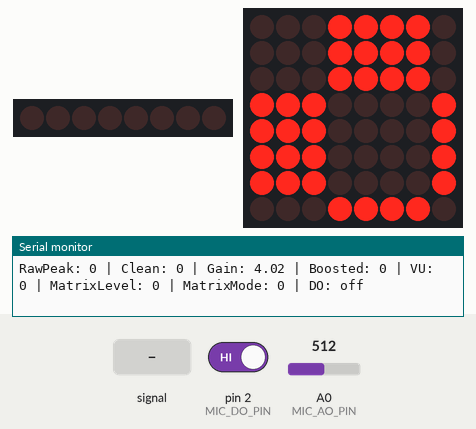
This sketch was run on a simulated Arduino Uno, built with avr-gcc and run on an emulated ATmega328P. On the bench: 8 shift-register outputs drawn as a row of LEDs (first output left, lit = HIGH), 8×8 LED matrix, the last lines printed to the serial monitor. Wiring (inferred from the names in the program): shift register (74HC595): data pin 11; shift clock pin 13; latch pin 10. Wiring (inferred from the signals the program sends): row of LEDs: on Q0, Q1, Q2, Q3, Q4, Q5, Q6, Q7. The inputs (shaded band) are chosen by the test bench; at power-on: pin 2 (MIC_DO_PIN) HIGH, A0 (MIC_AO_PIN) = 512. Random numbers use the default seed unless the sketch sets one.

Above: at 0.47 s.
1.3 s: A0 (MIC_AO_PIN) fed a 2 Hz sine of ±306 counts around its level
At 1.57 s:
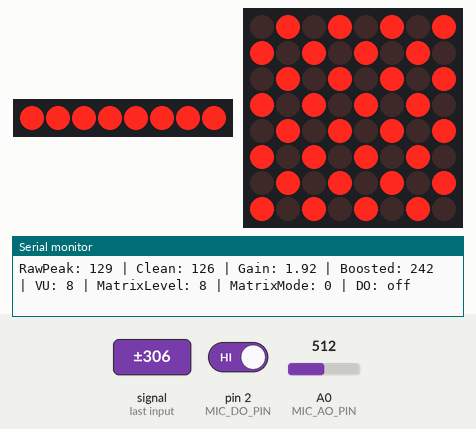
3.2 s: pin 2 (MIC_DO_PIN) driven LOW
At 3.64 s:
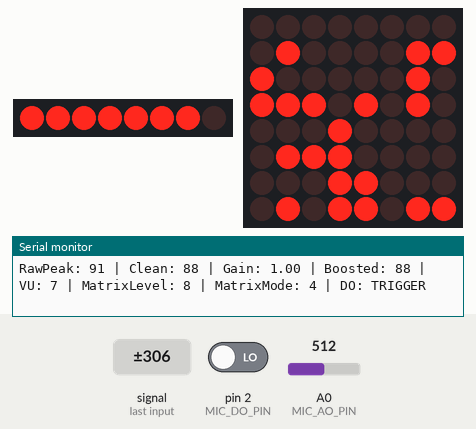
5.3 s: A0 (MIC_AO_PIN) set to 716
At 7.59 s:
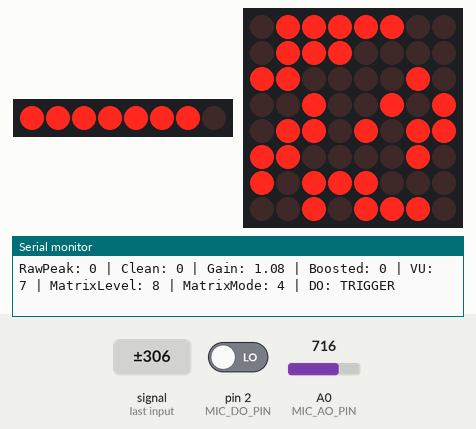
7.6 s: pin 2 (MIC_DO_PIN) driven HIGH
At 8.8 s:
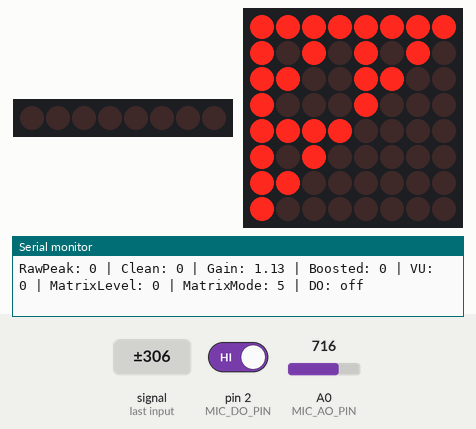
9.4 s: A0 (MIC_AO_PIN) fed a 200 Hz sine of ±81 counts around its level
At 9.48 s:
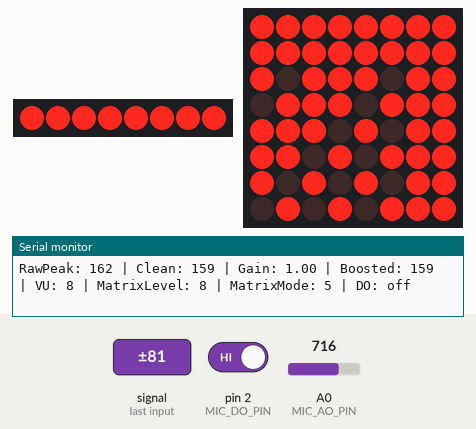
11.5 s: A0 (MIC_AO_PIN) set to 900
At 12.77 s:
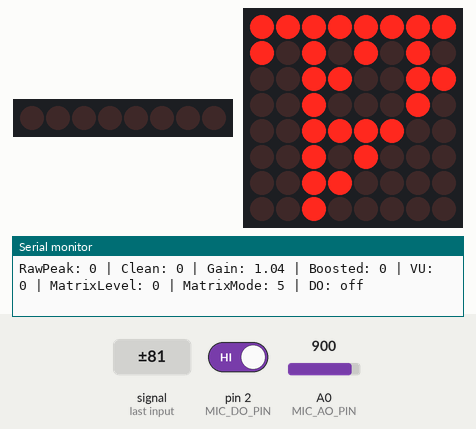
Timing chart, 0 to 14.5 s (numbered marks = the images above; inputs shaded):
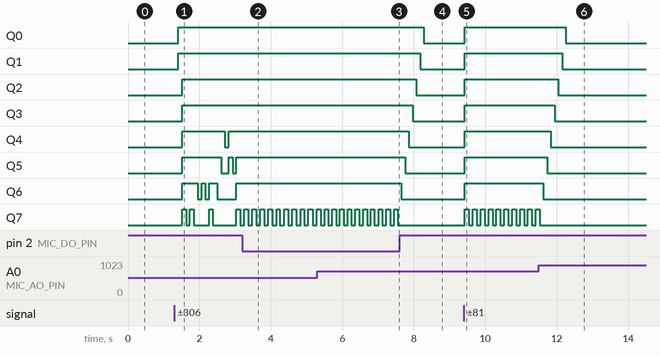

The sketch:

ledTest.ino
```cpp
#include <LedControl.h>

// -------------------------
// 74HC595 - LED blu
// -------------------------

const byte DATA_PIN  = 11; // DS / SER  -> 74HC595 pin 14
const byte CLOCK_PIN = 13; // SHCP      -> 74HC595 pin 11
const byte LATCH_PIN = 10; // STCP      -> 74HC595 pin 12

// -------------------------
// MAX7219 - matrice 8x8
// -------------------------

const byte MAX_DIN_PIN = 7;
const byte MAX_CLK_PIN = 6;
const byte MAX_CS_PIN  = 9;

LedControl lc = LedControl(MAX_DIN_PIN, MAX_CLK_PIN, MAX_CS_PIN, 1);

// -------------------------
// Microfono KY-037
// -------------------------

const byte MIC_AO_PIN = A0;
const byte MIC_DO_PIN = 2;

const bool USE_DIGITAL_TRIGGER = true;
const bool DO_ACTIVE_LOW = true;

// -------------------------
// AGC - Automatic Gain Control
// Usato sia dal VU meter sia dalla matrice
// -------------------------

float autoGain = 4.0;
float minGain = 1.0;
float maxGain = 45.0;

// Il sistema prova a portare il segnale amplificato circa qui
float targetBoostedPeak = 80.0;

// Più alto = gain si adatta più velocemente
float agcUpSpeed = 0.018;
float agcDownSpeed = 0.050;

int noiseFloor = 3;
int silenceThreshold = 2;

// Livelli derivati dal gain automatico
byte vuTargetLevel = 0;
byte matrixAudioLevel = 0;

// -------------------------
// VU meter LED blu
// -------------------------

byte displayedLevel = 0;

byte peakLed = 0;
unsigned long lastPeakFall = 0;
const unsigned long peakFallDelay = 90;

// -------------------------
// MAX7219 frattali
// -------------------------

unsigned long lastMatrixFrame = 0;
byte matrixFrame = 0;
byte matrixMode = 0;

int baseMatrixFrameMs = 120;

byte currentMatrixIntensity = 5;

// Se la matrice è ruotata o specchiata, cambia questi
const bool FLIP_X = false;
const bool FLIP_Y = false;
const bool SWAP_XY = false;

// Buffer automa cellulare
byte cellularRows[8] = {
  0b00011000,
  0b00100100,
  0b01000010,
  0b10000001,
  0b10000001,
  0b01000010,
  0b00100100,
  0b00011000
};

void setup() {
  pinMode(DATA_PIN, OUTPUT);
  pinMode(CLOCK_PIN, OUTPUT);
  pinMode(LATCH_PIN, OUTPUT);

  pinMode(MIC_DO_PIN, INPUT);

  Serial.begin(9600);

  writeLeds(0);

  lc.shutdown(0, false);
  lc.setIntensity(0, currentMatrixIntensity);
  lc.clearDisplay(0);

  randomSeed(analogRead(A1));

  Serial.println("KY-037 + 74HC595 VU meter + MAX7219 frattali con AGC condiviso");
}

void loop() {
  int rawPeak = readMicPeakToPeak(35);

  int cleanedPeak = rawPeak - noiseFloor;

  if (cleanedPeak < 0) {
    cleanedPeak = 0;
  }

  updateAutoGain(cleanedPeak);

  int boostedPeak = cleanedPeak * autoGain;

  bool digitalTrigger = false;

  if (USE_DIGITAL_TRIGGER) {
    digitalTrigger = readDigitalTrigger();
  }

  // Livello VU meter
  vuTargetLevel = mapBoostedPeakToLevel(boostedPeak, 130);

  // Livello matrice, leggermente più sensibile del VU
  matrixAudioLevel = mapBoostedPeakToLevel(boostedPeak, 105);

  if (digitalTrigger) {
    vuTargetLevel = 8;
    matrixAudioLevel = 8;
  }

  // LED blu a tempo
  updateDisplayLevel(vuTargetLevel);
  updatePeakLed(displayedLevel);

  byte bar = levelToByte(displayedLevel);
  byte peak = peakToByte(peakLed);

  writeLeds(bar | peak);

  // Matrice audio-reactive con lo stesso gain automatico
  updateMatrixBrightness(matrixAudioLevel);
  updateMatrix(matrixAudioLevel, digitalTrigger);

  Serial.print("RawPeak: ");
  Serial.print(rawPeak);

  Serial.print(" | Clean: ");
  Serial.print(cleanedPeak);

  Serial.print(" | Gain: ");
  Serial.print(autoGain, 2);

  Serial.print(" | Boosted: ");
  Serial.print(boostedPeak);

  Serial.print(" | VU: ");
  Serial.print(displayedLevel);

  Serial.print(" | MatrixLevel: ");
  Serial.print(matrixAudioLevel);

  Serial.print(" | MatrixMode: ");
  Serial.print(matrixMode);

  Serial.print(" | DO: ");
  Serial.println(digitalTrigger ? "TRIGGER" : "off");

  delay(12);
}

// -------------------------------------------------
// Audio / KY-037
// -------------------------------------------------

int readMicPeakToPeak(unsigned long sampleWindowMs) {
  unsigned long start = millis();

  int signalMax = 0;
  int signalMin = 1023;

  while (millis() - start < sampleWindowMs) {
    int sample = analogRead(MIC_AO_PIN);

    if (sample > signalMax) {
      signalMax = sample;
    }

    if (sample < signalMin) {
      signalMin = sample;
    }
  }

  return signalMax - signalMin;
}

void updateAutoGain(int cleanedPeak) {
  if (cleanedPeak <= silenceThreshold) {
    // In silenzio alza lentamente il gain, ma senza impazzire
    autoGain += 0.004;

    if (autoGain > maxGain) {
      autoGain = maxGain;
    }

    return;
  }

  float boosted = cleanedPeak * autoGain;

  if (boosted < targetBoostedPeak) {
    // Segnale basso: aumenta il gain piano piano
    float error = targetBoostedPeak - boosted;
    autoGain += error * agcUpSpeed / 10.0;
  } else {
    // Segnale forte: abbassa il gain più velocemente
    float error = boosted - targetBoostedPeak;
    autoGain -= error * agcDownSpeed / 10.0;
  }

  if (autoGain < minGain) {
    autoGain = minGain;
  }

  if (autoGain > maxGain) {
    autoGain = maxGain;
  }
}

byte mapBoostedPeakToLevel(int boostedPeak, int maxPeak) {
  if (boostedPeak <= 0) {
    return 0;
  }

  boostedPeak = constrain(boostedPeak, 0, maxPeak);

  byte level = map(boostedPeak, 0, maxPeak, 0, 8);

  return constrain(level, 0, 8);
}

bool readDigitalTrigger() {
  int value = digitalRead(MIC_DO_PIN);

  if (DO_ACTIVE_LOW) {
    return value == LOW;
  } else {
    return value == HIGH;
  }
}

// -------------------------------------------------
// LED blu con 74HC595
// -------------------------------------------------

void updateDisplayLevel(byte newLevel) {
  // Salita immediata
  if (newLevel > displayedLevel) {
    displayedLevel = newLevel;
    return;
  }

  // Discesa morbida
  if (displayedLevel > 0) {
    displayedLevel--;
  }
}

void updatePeakLed(byte currentLevel) {
  if (currentLevel > peakLed) {
    peakLed = currentLevel;
  }

  if (millis() - lastPeakFall > peakFallDelay) {
    lastPeakFall = millis();

    if (peakLed > 0) {
      peakLed--;
    }
  }
}

byte levelToByte(byte level) {
  if (level == 0) {
    return 0b00000000;
  }

  if (level >= 8) {
    return 0b11111111;
  }

  return (1 << level) - 1;
}

byte peakToByte(byte peakLevel) {
  if (peakLevel == 0) {
    return 0b00000000;
  }

  if (peakLevel > 8) {
    peakLevel = 8;
  }

  return 1 << (peakLevel - 1);
}

void writeLeds(byte value) {
  digitalWrite(LATCH_PIN, LOW);
  shiftOut(DATA_PIN, CLOCK_PIN, MSBFIRST, value);
  digitalWrite(LATCH_PIN, HIGH);
}

// -------------------------------------------------
// MAX7219 matrix
// -------------------------------------------------

void updateMatrixBrightness(byte audioLevel) {
  // Luminosità automatica della matrice in base al livello audio
  byte targetIntensity = map(audioLevel, 0, 8, 1, 11);

  targetIntensity = constrain(targetIntensity, 1, 11);

  if (targetIntensity != currentMatrixIntensity) {
    currentMatrixIntensity = targetIntensity;
    lc.setIntensity(0, currentMatrixIntensity);
  }
}

void updateMatrix(byte audioLevel, bool beat) {
  // Più volume = frattale più veloce
  int matrixFrameMs = baseMatrixFrameMs - audioLevel * 10;

  if (matrixFrameMs < 25) {
    matrixFrameMs = 25;
  }

  if (millis() - lastMatrixFrame < matrixFrameMs) {
    return;
  }

  lastMatrixFrame = millis();

  drawMatrixMode(audioLevel);

  matrixFrame++;

  if (beat || matrixFrame % 64 == 0) {
    matrixMode++;

    if (matrixMode > 5) {
      matrixMode = 0;
    }

    if (matrixMode == 3) {
      seedCellular();
    }
  }
}

void drawMatrixMode(byte audioLevel) {
  switch (matrixMode) {
    case 0:
      drawXorFractal(audioLevel);
      break;

    case 1:
      drawDiamondFractal(audioLevel);
      break;

    case 2:
      drawWaveInterference(audioLevel);
      break;

    case 3:
      drawCellularAutomata(audioLevel);
      break;

    case 4:
      drawTunnelSquares(audioLevel);
      break;

    case 5:
      drawSierpinskiLike(audioLevel);
      break;
  }
}

void clearMatrix() {
  lc.clearDisplay(0);
}

void setPixel(int x, int y, bool state) {
  if (x < 0 || x > 7 || y < 0 || y > 7) {
    return;
  }

  int px = x;
  int py = y;

  if (FLIP_X) {
    px = 7 - px;
  }

  if (FLIP_Y) {
    py = 7 - py;
  }

  if (SWAP_XY) {
    int temp = px;
    px = py;
    py = temp;
  }

  lc.setLed(0, py, px, state);
}

// -------------------------------------------------
// Frattale 1: XOR
// -------------------------------------------------

void drawXorFractal(byte audioLevel) {
  clearMatrix();

  byte t = matrixFrame + audioLevel;

  for (int y = 0; y < 8; y++) {
    for (int x = 0; x < 8; x++) {
      byte v = (x + t) ^ (y + t);

      bool on = (v & 0b00000100) != 0;

      if (audioLevel > 5) {
        on = (v & 0b00000010) != 0;
      }

      if (audioLevel > 7) {
        on = (v & 0b00000001) != 0;
      }

      setPixel(x, y, on);
    }
  }
}

// -------------------------------------------------
// Frattale 2: diamante
// -------------------------------------------------

void drawDiamondFractal(byte audioLevel) {
  clearMatrix();

  int pulse = (matrixFrame + audioLevel) % 8;

  for (int y = 0; y < 8; y++) {
    for (int x = 0; x < 8; x++) {
      int dx = abs(x - 3);
      int dy = abs(y - 3);

      int d = dx + dy;

      bool on = ((d + pulse) % 3) == 0;

      if (audioLevel > 6) {
        on = ((d + pulse) % 2) == 0;
      }

      setPixel(x, y, on);
    }
  }
}

// -------------------------------------------------
// Frattale 3: interferenza
// -------------------------------------------------

void drawWaveInterference(byte audioLevel) {
  clearMatrix();

  byte t = matrixFrame;

  for (int y = 0; y < 8; y++) {
    for (int x = 0; x < 8; x++) {
      int d1 = abs(x - 1) + abs(y - 1);
      int d2 = abs(x - 6) + abs(y - 6);

      int wave = (d1 + d2 + t + audioLevel) % 5;

      bool on = wave == 0 || wave == 1;

      if (audioLevel > 6) {
        on = wave == 0 || wave == 1 || wave == 2;
      }

      setPixel(x, y, on);
    }
  }
}

// -------------------------------------------------
// Frattale 4: cellular automata
// -------------------------------------------------

void drawCellularAutomata(byte audioLevel) {
  for (int y = 0; y < 8; y++) {
    lc.setRow(0, y, cellularRows[y]);
  }

  stepCellular(audioLevel);
}

void seedCellular() {
  for (int y = 0; y < 8; y++) {
    cellularRows[y] = random(0, 256);
  }
}

void stepCellular(byte audioLevel) {
  byte nextRows[8];

  for (int y = 0; y < 8; y++) {
    byte newRow = 0;

    for (int x = 0; x < 8; x++) {
      int neighbors = countNeighbors(x, y);
      bool alive = getCell(x, y);

      bool nextAlive = false;

      if (alive && (neighbors == 2 || neighbors == 3)) {
        nextAlive = true;
      }

      if (!alive && neighbors == 3) {
        nextAlive = true;
      }

      // Audio alto = mutazioni più frequenti
      if (audioLevel > 6 && random(0, 14) == 0) {
        nextAlive = !nextAlive;
      }

      if (audioLevel > 7 && random(0, 9) == 0) {
        nextAlive = !nextAlive;
      }

      if (nextAlive) {
        newRow |= (1 << x);
      }
    }

    nextRows[y] = newRow;
  }

  for (int y = 0; y < 8; y++) {
    cellularRows[y] = nextRows[y];
  }
}

bool getCell(int x, int y) {
  if (x < 0 || x > 7 || y < 0 || y > 7) {
    return false;
  }

  return (cellularRows[y] & (1 << x)) != 0;
}

int countNeighbors(int x, int y) {
  int count = 0;

  for (int yy = -1; yy <= 1; yy++) {
    for (int xx = -1; xx <= 1; xx++) {
      if (xx == 0 && yy == 0) {
        continue;
      }

      if (getCell(x + xx, y + yy)) {
        count++;
      }
    }
  }

  return count;
}

// -------------------------------------------------
// Frattale 5: tunnel quadrati
// -------------------------------------------------

void drawTunnelSquares(byte audioLevel) {
  clearMatrix();

  int phase = (matrixFrame + audioLevel) % 4;

  drawSquare(phase);
  drawSquare((phase + 2) % 4);

  if (audioLevel > 4) {
    setPixel(3, 3, true);
    setPixel(4, 3, true);
    setPixel(3, 4, true);
    setPixel(4, 4, true);
  }

  if (audioLevel > 7) {
    setPixel(0, 0, true);
    setPixel(7, 0, true);
    setPixel(0, 7, true);
    setPixel(7, 7, true);
  }
}

void drawSquare(int sizeId) {
  int minPos = sizeId;
  int maxPos = 7 - sizeId;

  if (minPos > maxPos) {
    return;
  }

  for (int i = minPos; i <= maxPos; i++) {
    setPixel(i, minPos, true);
    setPixel(i, maxPos, true);
    setPixel(minPos, i, true);
    setPixel(maxPos, i, true);
  }
}

// -------------------------------------------------
// Frattale 6: Sierpinski-like
// -------------------------------------------------

void drawSierpinskiLike(byte audioLevel) {
  clearMatrix();

  int shift = (matrixFrame / 2) + audioLevel;

  for (int y = 0; y < 8; y++) {
    for (int x = 0; x < 8; x++) {
      int xx = (x + shift) & 7;
      int yy = y;

      bool on = ((xx & yy) == 0);

      if (audioLevel > 5) {
        on = ((xx & yy) == 0) || (((xx + yy + shift) % 5) == 0);
      }

      if (audioLevel > 7) {
        on = ((xx & yy) == 0) || (((xx ^ yy ^ shift) & 1) == 0);
      }

      setPixel(x, y, on);
    }
  }
}
```

Measured:
- what the display in image 4 shows lasts 0.4 s, from 8.6 s to 9.0 s
